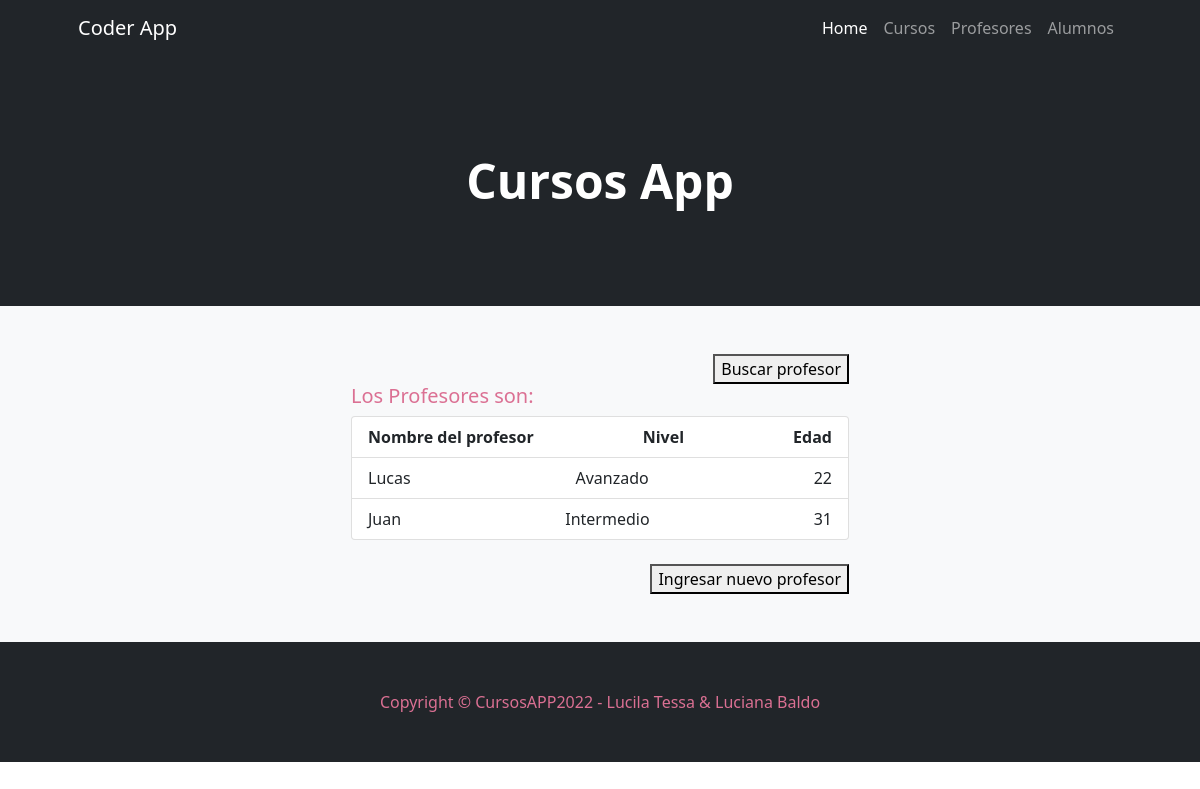
The page /cursosapp/profesores/ on the database its author committed.
### cursosapp/models.py (models this page shows)
class Profesor(models.Model):
    nombreprofesor = models.CharField("Nombre del profesor", max_length= 35)
    edad = models.PositiveSmallIntegerField("Edad del Profesor")
    NIVELES =(
        (1, "Basico"),
        (2, "Intermedio"),
        (3, "Avanzado")
    )
    nivel = models.PositiveSmallIntegerField("Nivel", choices= NIVELES)

### cursosapp/views.py (the view)
# urls.py: path('profesores/', profesores, name="profesores"),
def profesores(request):
    profesores = Profesor.objects.all()
    return render(request, "cursosapp/profesores.html", {"profesores": profesores} )

### cursosapp/templates/cursosapp/profesores.html (shortened to what this page needs)
{% extends 'cursosapp/base.html' %}
{% load static %}
{% block contenidoPagina %}
<section class="bg-light py-5">
    <div class="container px-5" >
        <div class="row gx-5 justify-content-center">
            <div class="col-lg-6">
                <div style="text-align:right">
                    <a href="/cursosapp/buscar_profesor/"><button>Buscar profesor</button></a>
               </div>
                <h5 style="color: palevioletred" >Los Profesores son:</h5>
                    <ul class="list-group list-group">
                        <li class="list-group-item d-flex justify-content-between align-items-start">
                            <b>Nombre del profesor</b>
                            <b>Nivel</b>
                            <b>Edad</b>
                        </li>
                            {% for profesor in profesores %}
                            <li class="list-group-item d-flex justify-content-between align-items-start">
                            <span>{{profesor.nombreprofesor}}</span>
                              <span>{{profesor.get_nivel_display}}</span>
                              <span>{{profesor.edad}}</span>
                        </li>
                    {% endfor %}
                    </ul>
                    <br>
                        <div style="text-align:right">
                             <a href="/cursosapp/crear_profesor/"><button>Ingresar nuevo profesor</button></a>
                        </div>
            </div>
        </div>
    </div>
</section>
{% endblock %}

### rows shown on the page
Profesor: nombreprofesor "Lucas", nivel "Avanzado", edad "22"
Profesor: nombreprofesor "Juan", nivel "Intermedio", edad "31"
